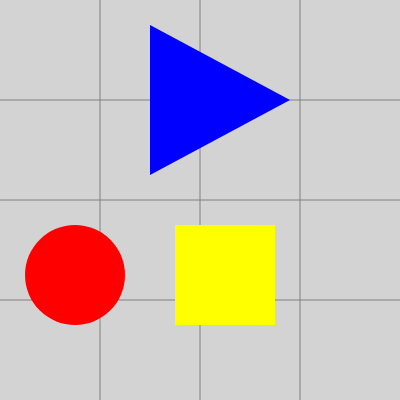
Frame 1 (no input)
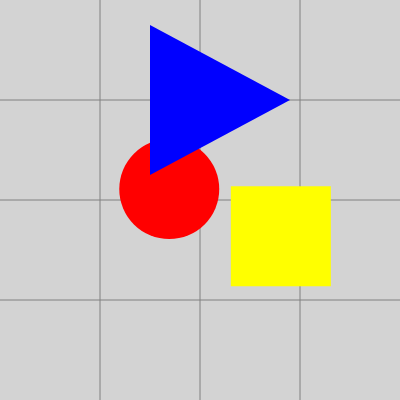
Frame 60 (no input)
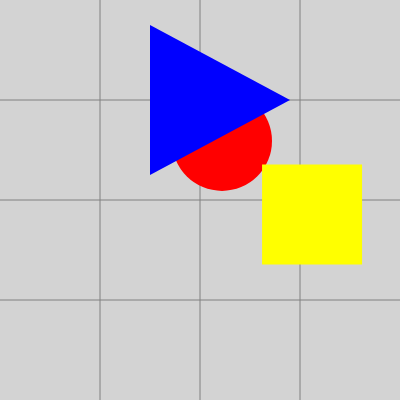
Frame 120 (the mouse pressed at the canvas centre since frame 60)

The p5.js sketch that drew these frames (run headless with seeded random() and noise() and a simulated clock; from frame 60 on, the mouse is pressed at the canvas centre):

// p5.js sketch
// ── sketch.js
/*

Animating the placement of the circle and square

*/

// variables for ellipse
let circleX = 75;
let circleY = 275;
let circleWidth = 100;
let circleHeight = circleWidth;
let circleXNew, circleYNew, circleWidthNew, circleHeightNew;

// variables for rect
let squareX = 175;
let squareY = 225;
let squareWidth = 100;
let squareHeight = squareWidth;
let squareXNew, squareYNew, squareWidthNew, squareHeightNew;

// variables for colour
let colours = ['red','yellow','blue'];

// variables for animation flags
let circleIsDone = false;
let squareIsDone = false;

function setup() {
  createCanvas(400, 400);
  //  frameRate(1);

  // initialize the parameters for the new circle
  circleXNew = random(width);
  circleYNew = random(height);

  // set the initial parameters for the new square
  squareXNew = random(width);
  squareYNew = random(height);
}

function draw() {
  background('lightgrey');

  drawGraph();

  stroke('black');
  strokeWeight(0);

  // draw the circle
  fill(colours[0]);
  ellipse(circleX, circleY, circleWidth, circleHeight);
  circleX += (circleXNew-circleX)/100;
  circleY += (circleYNew-circleY)/100;
  if (circleXNew - circleX < 1 && circleYNew - circleY < 1) {
    circleIsDone = true;
  }

  // draw the square
  fill(colours[1]);
  rect(squareX, squareY, squareWidth, squareHeight);
  squareX += (squareXNew-squareX)/100;
  squareY += (squareYNew-squareY)/100;
  if (squareXNew - squareX < 1 && squareYNew - squareY < 1) {
    squareIsDone = true;
  }

  // draw the triangle
  fill(colours[2]);
  triangle(150,25,290,100,150,175);

  // if the shapes are in their new positions
  // generate new stop coordinates and start again
  if (circleIsDone === true && squareIsDone === true) {
    circleXNew = random(width);
    circleYNew = random(height);
    squareXNew = random(width);
    squareYNew = random(height);
    circleIsDone = false;
    squareIsDone = false;
    shuffleArray(colours);
  }
}

function drawGraph() {
  stroke('grey');
  strokeWeight(1);
  // draw a grid
  line(100, 0, 100, 400);
  line(200, 0, 200, 400);
  line(300, 0, 300, 400);
  line(0, 100, 400, 100);
  line(0, 200, 400, 200);
  line(0, 300, 400, 300);
}

// https://stackoverflow.com/questions/2450954/how-to-randomize-shuffle-a-javascript-array
function shuffleArray(array) {
  for (let i = array.length - 1; i > 0; i--) {
    const j = Math.floor(Math.random() * (i + 1));
    [array[i], array[j]] = [array[j], array[i]];
  }
}
